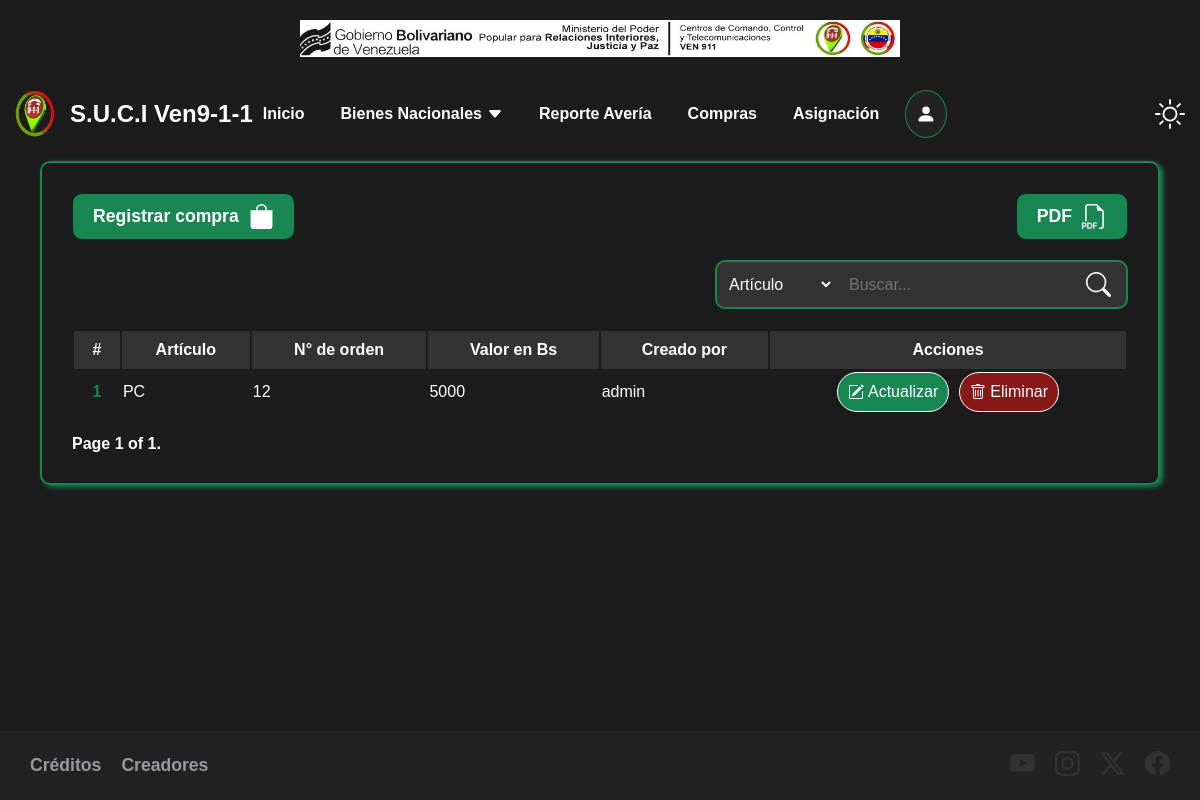
The app's page /bienes/compra with its own data.
### administracion/models.py (models this page shows)
class Compra(models.Model):
    articulo = models.ForeignKey(Articulo, on_delete=models.CASCADE)
    n_orden = models.IntegerField()
    valor_bs = models.IntegerField()
    user = models.ForeignKey(User, on_delete=models.CASCADE)
    created_at = models.DateTimeField(default=timezone.now)

class Articulo(models.Model):
    descripcion = models.TextField(max_length=255)
    marca = models.CharField(max_length=255, blank=True, null=True)
    modelo = models.CharField(max_length=255, blank=True, null=True)
    serial = models.CharField(max_length=255, blank=True, null=True)
    placa = models.CharField(max_length=255, blank=True, null=True)
    codigo_bn = models.CharField(max_length=255, blank=True, null=True)
    cantidad = models.IntegerField()
    tipo_articulo = models.ForeignKey(TipoArticulo, on_delete=models.CASCADE)
    condicion = models.ForeignKey(Condicion, on_delete=models.CASCADE)
    fecha_adq = models.DateField()
    asignado = models.BooleanField(default=False)
    user = models.ForeignKey(User, on_delete=models.CASCADE)
    created_at = models.DateTimeField(default=timezone.now)
    def __str__(self):
        return self.descripcion

### administracion/views.py (the view)
# urls.py: path('bienes/compra', views.compra, name='compra'),
def compra(request):
    compra = Compra.objects.filter()
    paginator = Paginator(compra, 10)  # Show 10 per page.
    page_number = request.GET.get("page", 1)
    page_obj = paginator.get_page(page_number)
    return render(request, 'compra/compra.html', {
        'compra': paginator.page(page_number),
        'page_obj': page_obj
    })

### administracion/templates/compra/compra.html (shortened to what this page needs)
{% extends 'base.html' %}
{% block content %}
    <main class="content">
        <div class="content-buttons">
            <div>
                <a href="{% url 'create_compra' %}">
                    <span>Registrar compra</span>
                    <svg xmlns="http://www.w3.org/2000/svg" width="25" height="25" fill="currentColor" class="bi bi-bag-fill" viewBox="0 0 16 16">
                        <path d="M8 1a2.5 2.5 0 0 1 2.5 2.5V4h-5v-.5A2.5 2.5 0 0 1 8 1m3.5 3v-.5a3.5 3.5 0 1 0-7 0V4H1v10a2 2 0 0 0 2 2h10a2 2 0 0 0 2-2V4z"/>
                    </svg>
                </a>
            </div>
            <div>
                <a>
                    <span>PDF</span>
                </a>
            </div>
        </div>
        <div class="content-search">
            <form action="{% url 'search_compra' %}" method="GET">
                <select name="option" id="option">
                    <option value="articulo">Artículo</option>
                </select>
                <input name="q" type="search" placeholder="Buscar..." aria-label="Search">
                <svg xmlns="http://www.w3.org/2000/svg" width="25" height="25" fill="currentColor" class="bi bi-search" viewBox="0 0 16 16">
                    <path d="M11.742 10.344a6.5 6.5 0 1 0-1.397 1.398h-.001q.044.06.098.115l3.85 3.85a1 1 0 0 0 1.415-1.414l-3.85-3.85a1 1 0 0 0-.115-.1zM12 6.5a5.5 5.5 0 1 1-11 0 5.5 5.5 0 0 1 11 0"/>
                </svg>
            </form>
        </div>
        <table class="content-table">
            <thead>
                <tr>
                    <th scope="col">#</th>
                    <th scope="col">Artículo</th>
                    <th scope="col">N° de orden</th>
                    <th scope="col">Valor en Bs</th>
                    <th scope="col">Creado por</th>
                    <th scope="col">Acciones</th>
                </tr>
            </thead>
            <tbody>
                {% for com in compra %}
                <tr>
                    <th scope="row">{{ com.id }}</th>
                    <td>{{ com.articulo }}</td>
                    <td>{{ com.n_orden }}</td>
                    <td>{{ com.valor_bs }}</td>
                    <td>{{ com.user }}</td>
                    <td>
                        <div>
                            <a href="{% url 'update_compra' com.id %}">
                                Actualizar
                            </a>
                            <form action="{% url 'delete_compra' com.id %}" method="POST">
                                <button>
                                    Eliminar
                                </button>
                            </form>
                        </div>
                    </td>
                </tr>
                {% endfor %}
            </tbody>
        </table>
        <div class="pagination">
            <span class="step-links">
                <span class="current">
                    Page {{ page_obj.number }} of {{ page_obj.paginator.num_pages }}.
                </span>
            </span>
        </div>
    </main>
{% endblock %}

### administracion/static/css/main.css (style rules this page uses)
body { background: #1c1c1c;; font-family: sans-serif; margin: 0; }

### records on screen
Compra: id "1", articulo "PC", n_orden "12", valor_bs "5000", user "admin"

### other values on screen
{{ page_obj.number }} "1"
{{ page_obj.paginator.num_pages }} "1"
